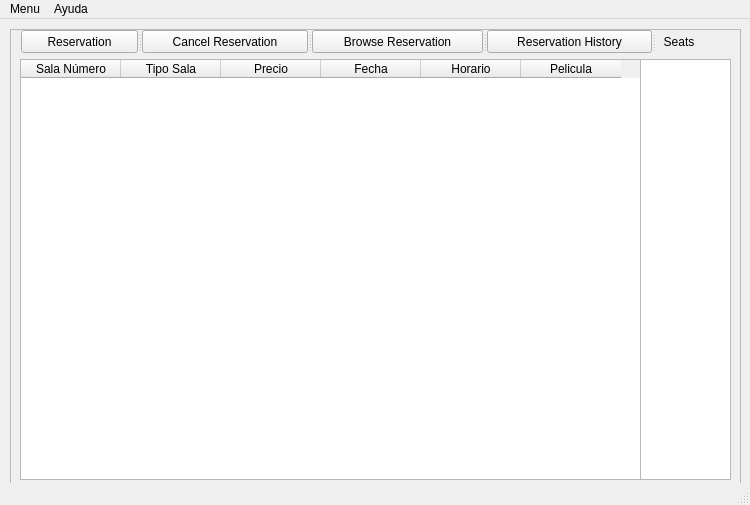
<?xml version="1.0" encoding="UTF-8"?>
<ui version="4.0">
 <class>vPrincipal</class>
 <widget class="QMainWindow" name="vPrincipal">
  <property name="geometry">
   <rect>
    <x>0</x>
    <y>0</y>
    <width>750</width>
    <height>505</height>
   </rect>
  </property>
  <property name="sizePolicy">
   <sizepolicy hsizetype="Preferred" vsizetype="Preferred">
    <horstretch>0</horstretch>
    <verstretch>0</verstretch>
   </sizepolicy>
  </property>
  <property name="maximumSize">
   <size>
    <width>750</width>
    <height>505</height>
   </size>
  </property>
  <property name="windowTitle">
   <string>Cinemar - Reservas</string>
  </property>
  <widget class="QWidget" name="centralwidget">
   <widget class="QFrame" name="frame">
    <property name="geometry">
     <rect>
      <x>10</x>
      <y>10</y>
      <width>731</width>
      <height>461</height>
     </rect>
    </property>
    <property name="frameShape">
     <enum>QFrame::StyledPanel</enum>
    </property>
    <property name="frameShadow">
     <enum>QFrame::Raised</enum>
    </property>
    <widget class="QTableWidget" name="tabla">
     <property name="geometry">
      <rect>
       <x>10</x>
       <y>30</y>
       <width>621</width>
       <height>421</height>
      </rect>
     </property>
     <column>
      <property name="text">
       <string>Sala Número</string>
      </property>
     </column>
     <column>
      <property name="text">
       <string>Tipo Sala</string>
      </property>
     </column>
     <column>
      <property name="text">
       <string>Precio</string>
      </property>
     </column>
     <column>
      <property name="text">
       <string>Fecha</string>
      </property>
     </column>
     <column>
      <property name="text">
       <string>Horario</string>
      </property>
     </column>
     <column>
      <property name="text">
       <string>Pelicula</string>
      </property>
     </column>
    </widget>
    <widget class="QListWidget" name="lstButaca">
     <property name="geometry">
      <rect>
       <x>630</x>
       <y>30</y>
       <width>91</width>
       <height>421</height>
      </rect>
     </property>
     <property name="selectionMode">
      <enum>QAbstractItemView::MultiSelection</enum>
     </property>
    </widget>
    <widget class="QSplitter" name="splitter">
     <property name="geometry">
      <rect>
       <x>11</x>
       <y>1</y>
       <width>681</width>
       <height>23</height>
      </rect>
     </property>
     <property name="orientation">
      <enum>Qt::Horizontal</enum>
     </property>
     <widget class="QPushButton" name="btnReserva">
      <property name="text">
       <string>Reservation</string>
      </property>
     </widget>
     <widget class="QPushButton" name="btnCancelar">
      <property name="text">
       <string>Cancel Reservation</string>
      </property>
     </widget>
     <widget class="QPushButton" name="btnVer">
      <property name="text">
       <string>Browse Reservation</string>
      </property>
     </widget>
     <widget class="QPushButton" name="btnHistorico">
      <property name="text">
       <string>Reservation History</string>
      </property>
     </widget>
     <widget class="QLabel" name="lblButaca">
      <property name="text">
       <string>Seats</string>
      </property>
      <property name="alignment">
       <set>Qt::AlignCenter</set>
      </property>
     </widget>
    </widget>
   </widget>
  </widget>
  <widget class="QMenuBar" name="mneMenu">
   <property name="geometry">
    <rect>
     <x>0</x>
     <y>0</y>
     <width>750</width>
     <height>26</height>
    </rect>
   </property>
   <widget class="QMenu" name="menuMenu">
    <property name="title">
     <string>Menu</string>
    </property>
    <addaction name="actionSalir"/>
   </widget>
   <widget class="QMenu" name="menuAyuda">
    <property name="title">
     <string>Ayuda</string>
    </property>
    <addaction name="actionAcerca_de"/>
   </widget>
   <addaction name="menuMenu"/>
   <addaction name="menuAyuda"/>
  </widget>
  <widget class="QStatusBar" name="statusbar"/>
  <action name="actionAcerca_de">
   <property name="text">
    <string>Acerca de...</string>
   </property>
  </action>
  <action name="actionSalir">
   <property name="text">
    <string>Salir</string>
   </property>
  </action>
 </widget>
 <resources/>
 <connections/>
</ui>
